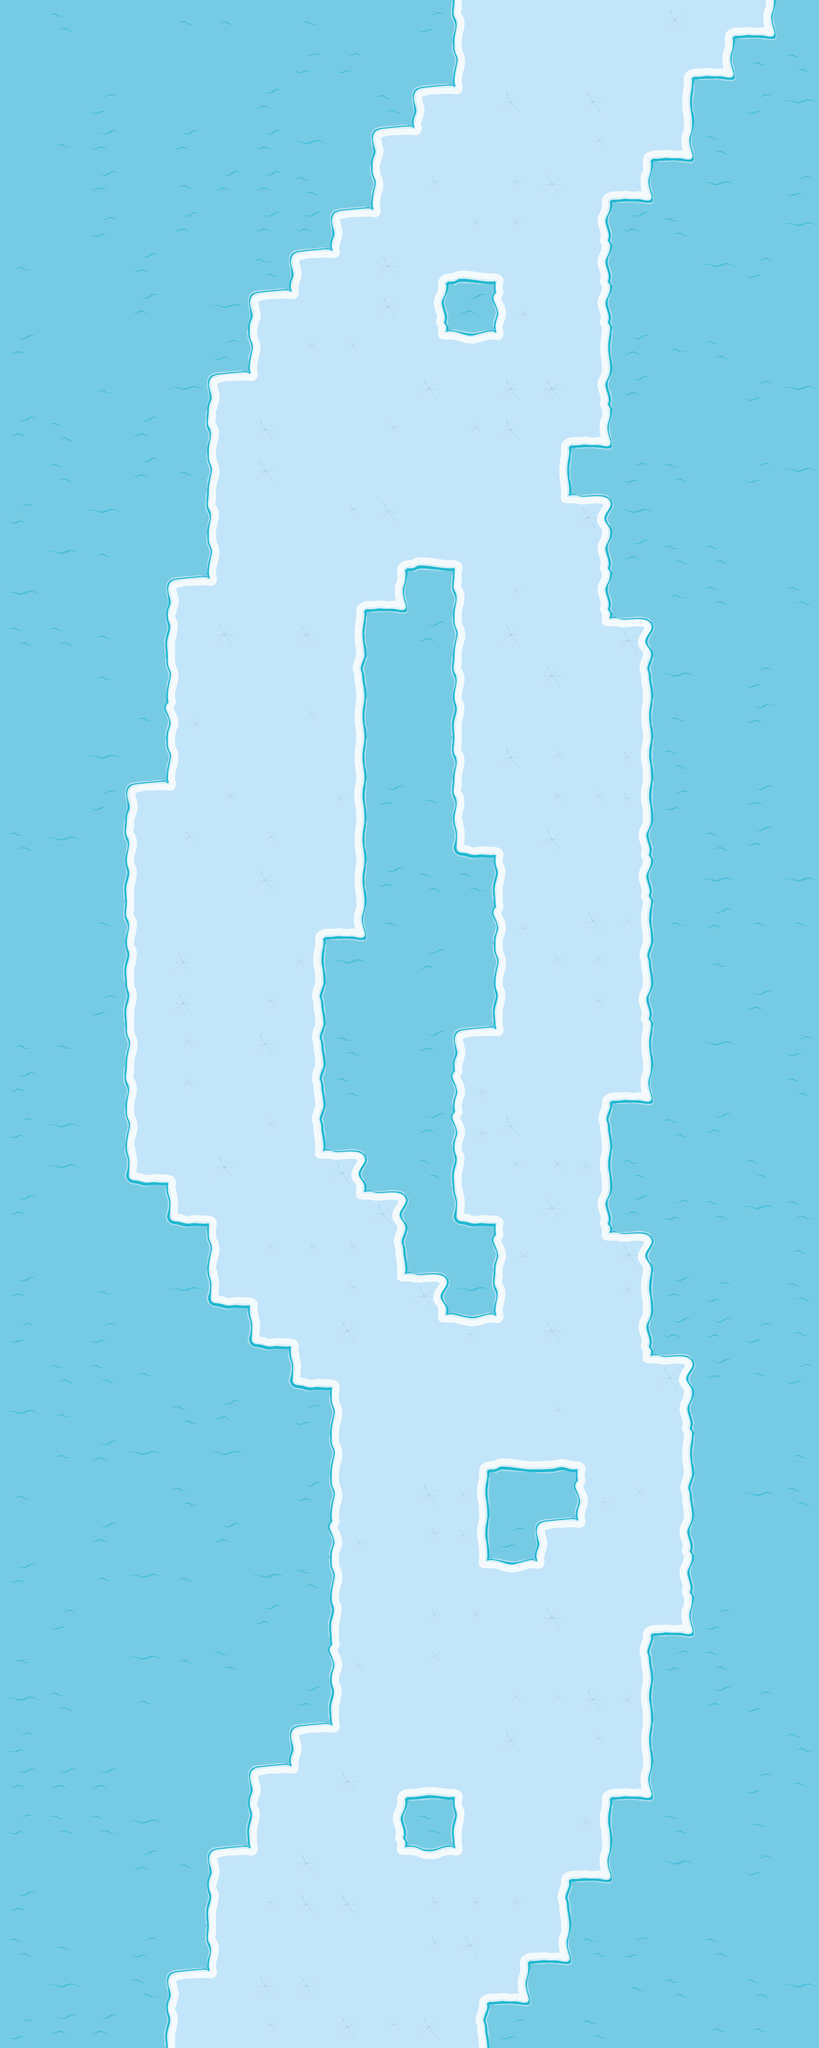

A 2D game scene composited from a Tiled map and its tileset images. What follows is a short description and the map's XML, with every tile layer's data as written:
An orthogonal 20x50 tile map with 160x160 px tiles, 1 tile layer (Kachelebene 1).

<map version="1.0" orientation="orthogonal" renderorder="right-down" width="20" height="50" tilewidth="160" tileheight="160" nextobjectid="1">
 <tileset firstgid="1" name="Map-v2" tilewidth="160" tileheight="160" tilecount="100" columns="10">
  <image source="Map tile set 2.gif" width="1600" height="1600" />
  <terraintypes>
   <terrain name="Ice" tile="-1" />
   <terrain name="Water" tile="-1" />
  </terraintypes>
  <tile id="0" terrain="0,0,0,1" />
  <tile id="1" terrain="0,0,1,1" />
  <tile id="2" terrain="0,0,1,1" />
  <tile id="3" terrain="0,0,1,1" />
  <tile id="4" terrain="0,0,1,1" />
  <tile id="5" terrain="0,0,1,0" />
  <tile id="6" terrain="0,0,0,0" />
  <tile id="10" terrain="0,1,0,1" />
  <tile id="11" terrain="1,1,1,1" />
  <tile id="12" terrain="1,1,1,1" />
  <tile id="13" terrain="1,1,1,1" />
  <tile id="14" terrain="1,1,1,1" />
  <tile id="15" terrain="1,0,1,0" />
  <tile id="16" terrain="0,0,0,0" />
  <tile id="20" terrain="0,1,0,1" />
  <tile id="21" terrain="1,1,1,1" />
  <tile id="22" terrain="1,1,1,0" />
  <tile id="23" terrain="1,1,0,1" />
  <tile id="24" terrain="1,1,1,1" />
  <tile id="25" terrain="1,0,1,0" />
  <tile id="26" terrain="0,0,0,0" />
  <tile id="30" terrain="0,1,0,1" />
  <tile id="31" terrain="1,1,1,1" />
  <tile id="32" terrain="1,0,1,1" />
  <tile id="33" terrain="0,1,1,1" />
  <tile id="34" terrain="1,1,1,1" />
  <tile id="35" terrain="1,0,1,0" />
  <tile id="36" terrain="0,0,0,0" />
  <tile id="40" terrain="0,1,0,1" />
  <tile id="41" terrain="1,1,1,1" />
  <tile id="42" terrain="1,1,1,1" />
  <tile id="43" terrain="1,1,1,1" />
  <tile id="44" terrain="1,1,1,1" />
  <tile id="45" terrain="1,0,1,0" />
  <tile id="46" terrain="0,0,0,0" />
  <tile id="50" terrain="0,1,0,0" />
  <tile id="51" terrain="1,1,0,0" />
  <tile id="52" terrain="1,1,0,0" />
  <tile id="53" terrain="1,1,0,0" />
  <tile id="54" terrain="1,1,0,0" />
  <tile id="55" terrain="1,0,0,0" />
  <tile id="56" terrain="0,0,0,0" />
 </tileset>
 <layer name="Kachelebene 1" width="20" height="50">
  <data encoding="csv">
25,42,14,12,43,43,25,43,15,15,45,16,27,37,37,37,17,1,34,35,
35,13,25,35,12,13,25,45,45,35,15,36,27,37,57,27,1,34,43,42,
15,12,45,15,25,25,44,25,22,42,23,56,17,47,17,27,31,12,45,32,
13,43,44,13,44,35,44,32,12,23,56,47,37,57,7,1,34,42,13,14,
12,35,44,12,43,44,44,42,15,36,7,57,7,17,1,34,14,32,12,45,
25,12,45,12,44,25,44,44,23,56,27,7,7,47,41,44,42,22,15,32,
43,35,22,44,22,22,42,23,56,17,1,3,6,57,41,14,14,32,45,35,
13,13,14,44,15,32,23,56,57,17,41,44,26,37,41,13,35,22,15,13,
44,13,12,14,35,45,36,7,7,57,51,55,56,47,31,44,43,42,22,22,
35,14,43,13,32,23,56,57,57,37,17,27,17,17,41,44,14,35,45,32,
44,42,35,44,12,16,17,57,37,7,37,7,17,1,34,35,35,25,13,35,
25,42,25,44,43,36,17,27,37,57,27,57,27,31,13,45,42,13,45,32,
45,35,32,25,22,16,37,47,7,17,37,37,37,51,24,32,35,12,15,25,
14,32,43,35,35,36,47,47,37,1,3,6,37,27,41,44,42,42,22,35,
32,22,22,35,23,56,27,57,1,34,13,16,7,57,41,12,43,42,35,42,
42,42,43,25,46,17,57,17,31,25,44,36,17,27,51,24,15,14,14,22,
25,12,43,14,36,47,27,57,11,13,12,16,47,17,27,11,32,15,45,14,
25,12,22,43,26,37,47,7,31,12,22,46,27,37,57,31,43,22,44,22,
12,15,32,25,36,27,57,27,31,13,22,16,17,7,37,21,42,25,12,13,
22,14,45,23,56,7,47,47,21,44,43,16,47,7,7,21,45,22,44,35,
42,32,13,16,7,47,7,57,31,25,14,33,6,17,27,41,14,42,44,15,
15,15,35,46,37,47,17,37,31,44,42,42,46,57,37,41,14,32,22,32,
22,22,43,16,27,37,57,1,34,43,22,14,26,27,17,21,43,44,43,43,
15,15,25,46,17,27,27,21,32,35,44,25,36,7,7,11,35,43,35,35,
15,12,45,46,17,57,7,11,35,13,14,35,46,27,7,41,12,12,44,13,
43,43,15,36,7,47,17,11,42,22,44,23,56,47,27,31,15,32,13,45,
44,12,13,16,7,57,57,11,42,14,14,26,57,27,1,34,35,22,15,42,
45,32,15,36,27,57,7,11,35,35,44,26,17,57,11,12,42,44,15,22,
13,32,25,33,6,17,47,51,24,12,42,46,7,7,21,42,35,25,42,13,
44,13,25,12,33,6,37,47,51,24,14,33,6,17,41,44,45,42,32,42,
12,35,35,13,35,36,7,7,7,11,12,13,26,37,51,24,14,12,15,43,
44,22,43,25,32,33,6,27,7,51,24,32,16,27,47,21,44,45,22,42,
45,35,45,15,25,35,33,6,17,57,51,53,56,17,37,41,44,44,45,43,
25,42,42,43,25,22,25,33,6,47,27,27,47,47,27,51,24,44,43,45,
32,43,22,14,42,44,12,45,36,47,47,47,37,7,57,37,41,12,22,35,
12,43,44,32,13,32,13,13,36,27,27,1,3,5,6,57,31,15,12,43,
43,22,22,25,42,35,14,44,36,47,17,21,35,25,26,7,11,13,32,42,
22,15,44,25,35,44,12,12,26,47,7,21,45,23,56,47,41,25,14,12,
44,35,43,32,43,35,32,42,36,37,57,51,55,56,27,57,41,35,22,25,
12,45,35,14,22,15,44,22,46,37,7,7,47,17,47,1,34,45,25,14,
43,15,15,32,43,42,14,12,26,57,7,47,47,37,37,11,45,42,14,15,
32,42,14,43,35,25,35,44,46,57,37,27,7,7,17,21,35,44,45,14,
45,35,12,35,12,25,12,23,56,37,47,47,17,47,7,31,22,25,14,42,
44,44,44,35,12,35,23,56,17,1,2,6,47,47,1,34,25,13,45,43,
45,42,42,32,35,15,46,27,47,41,42,46,37,37,21,13,42,15,43,22,
25,22,13,44,43,23,56,17,47,51,54,56,57,1,34,14,32,14,45,14,
44,14,14,15,15,46,7,17,17,57,7,7,7,11,35,13,15,22,15,22,
42,43,25,45,35,16,37,57,37,27,7,17,1,34,42,45,12,42,12,13,
13,32,14,42,23,56,17,17,47,57,37,1,34,12,12,43,42,12,42,32,
45,44,44,12,46,47,7,47,17,7,17,11,45,15,42,12,12,43,43,14
</data>
 </layer>
</map>
